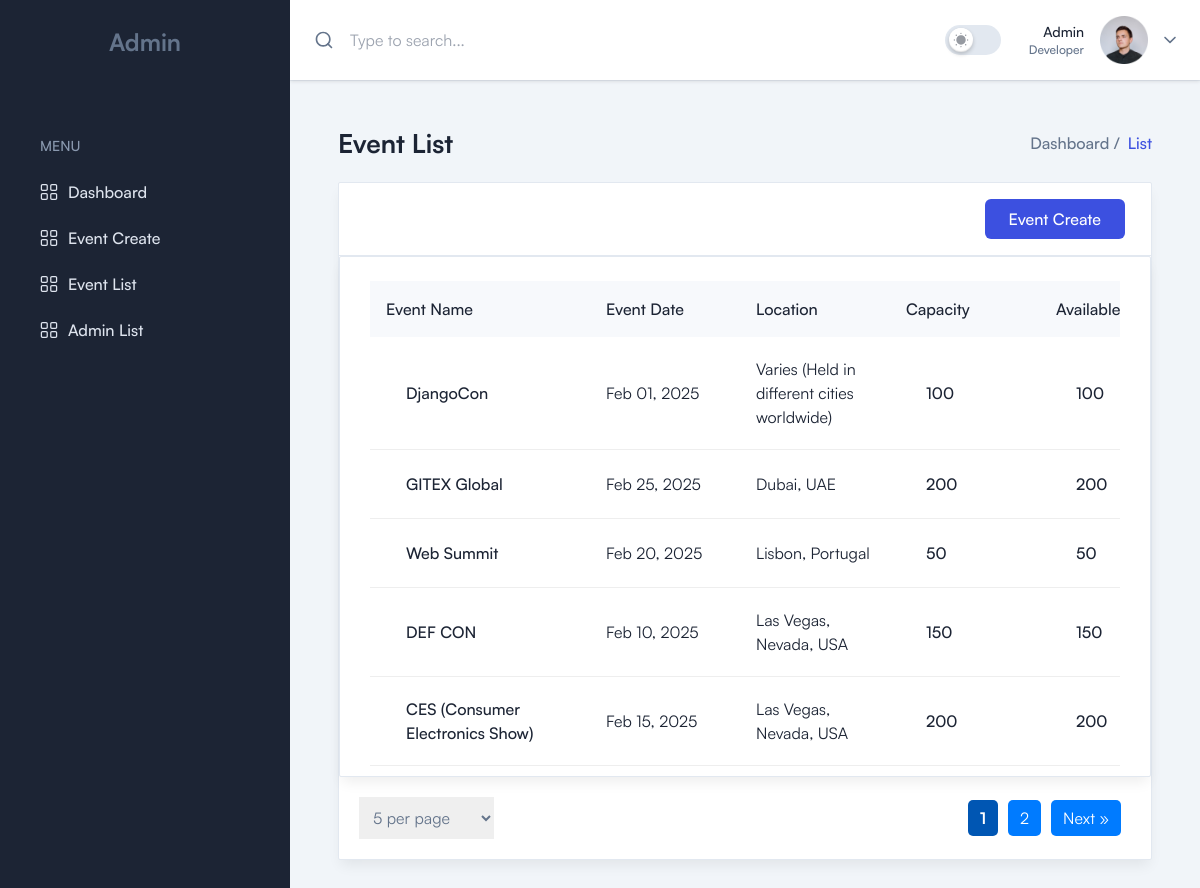
Page /event/list (signed in) on the committed database.
### tables this page shows
CREATE TABLE `events` (
  `id` int NOT NULL,
  `name` varchar(255) DEFAULT NULL,
  `slug` varchar(255) DEFAULT NULL,
  `description` text,
  `date` datetime DEFAULT NULL,
  `location` varchar(255) DEFAULT NULL,
  `max_capacity` int DEFAULT NULL,
  `status` enum('1','0') NOT NULL DEFAULT '1',
  `created_by` int DEFAULT NULL,
  `created_at` timestamp NULL DEFAULT CURRENT_TIMESTAMP,
  `updated_at` timestamp NULL DEFAULT CURRENT_TIMESTAMP
);

### app/Middleware/Middleware.php (called while the page is built, shortened)
<?php
class Middleware
{
    public function middleware($middlewareName)
    {
        $middleware = new $middleware();
        return $middleware->handler();
    }
}

### app/Base/Auth.php (called while the page is built, shortened)
<?php
class Auth
{
    private static $user;
    public static function check(): bool
    {
        return isset($_SESSION['user']);
    }
    public static function user(): mixed
    {
        if (!self::$user && isset($_SESSION['user'])) {
            self::$user = $_SESSION['user'];
        }
        return self::$user;
    }
}

### app/Middleware/AuthMiddleware.php (called while the page is built, shortened)
<?php
class AuthMiddleware
{
    public static function handler()
    {
        if (Auth::check()) {
            return true;
        } else {
            Redirect::to('/login');
        }
    }
}

### app/Controller/EventController.php (called while the page is built, shortened)
<?php
class EventController extends Controller
{
    public function list()
    {
        $defaultPerPage = 5;
        $perPage = isset($_GET['limit']) ? (int)$_GET['limit'] : $defaultPerPage;
        $page = isset($_GET['page']) ? max(1, intval($_GET['page'])) : 1;
        $eventModel = new Event;
        $events = $eventModel->paginate($perPage, $page);
        $totalUsers = $eventModel->count();
        $totalPages = ceil($totalUsers / $perPage);
        $data = [
            'status' => 'success',
            'data' => [
                'events' => $events,
                'pagination' => [
                    'current_page' => $page,
                    'total_pages' => $totalPages,
                    'per_page' => $perPage,
                    'total_records' => $totalUsers
                ]
            ]
        ];
        return view('pages/events/list', $data);
    }
}

### app/Model/Event.php (called while the page is built, shortened)
<?php
class Event extends Database
{
    private string $table_name = "events";
    public function paginate(int $perPage = 10, int $page = 1, int|string $status = null): array
    {
        try {
            $statusCondition = $status !== null ? "WHERE e.status = :status" : "";
            $offset = ($page - 1) * $perPage;
            $query = "SELECT
                    e.id, e.name, e.slug, e.description, e.date, e.location,
                    e.max_capacity, e.status, e.created_by, u.name AS created_by_name,
                    e.created_at, e.updated_at,
                    (e.max_capacity - COALESCE(a.attendee_count, 0)) AS remaining_tickets
                  FROM {$this->table_name} e
                  LEFT JOIN (
                      SELECT event_id, COUNT(*) AS attendee_count
                      FROM attendees
                      GROUP BY event_id
                  ) a ON e.id = a.event_id
                  LEFT JOIN users u ON e.created_by = u.id
                  $statusCondition
                  ORDER BY e.id DESC
                  LIMIT :perPage OFFSET :offset";
            $stmt = $this->connect()->prepare($query);
            $stmt->bindParam(':perPage', $perPage, PDO::PARAM_INT);
            $stmt->bindParam(':offset', $offset, PDO::PARAM_INT);
            $stmt->execute();
            return $stmt->fetchAll(PDO::FETCH_ASSOC);
        } catch (PDOException $e) {
            throw new \Exception("Pagination failed: " . $e->getMessage());
        }
    }
    public function count(int|string $status = null): int
    {
        try {
            $statusCondition = $status !== null ? " WHERE status = :status" : "";
            $query = "SELECT COUNT(*) as total FROM {$this->table_name} $statusCondition";
            $stmt = $this->connect()->prepare($query);
            $stmt->execute();
            $result = $stmt->fetch(PDO::FETCH_ASSOC);
            return $result['total'] ?? 0;
        } catch (PDOException $e) {
            throw new \Exception("Counting users failed: " . $e->getMessage());
        }
    }
}

### config/Database.php (called while the page is built, shortened)
<?php
class Database
{
    private $host;
    private $db;
    private $user;
    private $pass;
    public function __construct()
    {
        $this->host = env('DB_HOST');
        $this->db = env('DB_NAME');
        $this->user = env('DB_USER');
        $this->pass = env('DB_PASS');
    }
    public function connect(): PDO
    {
        try {
            $pdo = new PDO(
                "mysql:host={$this->host};dbname={$this->db}",
                $this->user,
                $this->pass,
                [PDO::ATTR_ERRMODE => PDO::ERRMODE_EXCEPTION]
            );
            return $pdo;
        } catch (PDOException $e) {
            throw new \Exception("Database connection failed: " . $e->getMessage());
        }
    }
}

### public/index.php (called while the page is built, shortened)
<?php
Route::handleRequest();

### views/pages/events/list.php (the view, shortened to what this page needs)
<main>
    <div class="mx-auto max-w-screen-2xl p-4 md:p-6 2xl:p-10">
        <div
            class="mb-6 flex flex-col gap-3 sm:flex-row sm:items-center sm:justify-between">
            <h2 class="text-title-md2 font-bold text-black dark:text-white">
                Event List
            </h2>
            <nav>
                <ol class="flex items-center gap-2">
                    <li>
                        <a class="font-medium" href="index.html">Dashboard /</a>
                    </li>
                    <li class="font-medium text-primary">List</li>
                </ol>
            </nav>
        </div>
        <div class="grid grid-cols-1 gap-9">
            <div class="flex flex-col gap-9">
                <div
                    class="rounded-sm border border-stroke bg-white shadow-default dark:border-strokedark dark:bg-boxdark">
                    <div
                        class="border-b border-stroke px-6.5 flex justify-end py-4 dark:border-strokedark">
                        <a href="<?= url('event/create') ?>" class="inline-flex items-center justify-center rounded-md bg-primary py-2 px-6 text-center font-medium text-white hover:bg-opacity-90 lg:px-6 xl:px-6">
                            Event Create
                        </a>
                    </div>
                    <div
                        class="rounded-sm border border-stroke bg-white px-5 pb-2.5 pt-6 shadow-default dark:border-strokedark dark:bg-boxdark sm:px-7.5 xl:pb-1">
                        <div class="max-w-full overflow-x-auto">
                            <table class="w-full table-auto">
                                <thead>
                                    <tr class="bg-gray-2 text-left dark:bg-meta-4">
                                        <th
                                            class="min-w-[220px] px-4 py-4 font-medium text-black dark:text-white xl:pl-11">
                                            Event Name
                                        </th>
                                        <th
                                            class="min-w-[150px] px-4 py-4 font-medium text-black dark:text-white">
                                            Event Date
                                        </th>
                                        <th
                                            class="min-w-[150px] px-4 py-4 font-medium text-black dark:text-white">
                                            Location
                                        </th>
                                        <th
                                            class="min-w-[150px] px-4 py-4 font-medium text-black dark:text-white">
                                            Capacity
                                        </th>
                                        <th
                                            class="min-w-[150px] px-4 py-4 font-medium text-black dark:text-white">
                                            Available
                                        </th>
                                    </tr>
                                </thead>
                                <tbody>
                                    <?php foreach ($data['events'] as $row) { ?>
                                        <tr>
                                            <td
                                                class="border-b border-[#eee] px-4 py-5 pl-9 dark:border-strokedark xl:pl-11">
                                                <h5 class="font-medium text-black dark:text-white">
                                                    <?= $row['name'] ?>
                                                </h5>
                                            </td>
                                            <td
                                                class="border-b border-[#eee] px-4 py-5 dark:border-strokedark">
                                                <p class="text-black dark:text-white"><?= date('M d, Y', strtotime($row['date'])) ?></p>
                                            </td>
                                            <td
                                                class="border-b border-[#eee] px-4 py-5 dark:border-strokedark">
                                                <p class="text-black dark:text-white"><?= $row['location'] ?></p>
                                            </td>
                                            <td
                                                class="border-b border-[#eee] px-4 py-5 pl-9 dark:border-strokedark xl:pl-11">
                                                <h5 class="font-medium text-black dark:text-white">
                                                    <?= $row['max_capacity'] ?>
                                                </h5>
                                            </td>
                                            <td
                                                class="border-b border-[#eee] px-4 py-5 pl-9 dark:border-strokedark xl:pl-11">
                                                <h5 class="font-medium text-black dark:text-white">
                                                    <?= $row['remaining_tickets'] ?>
                                                </h5>
                                            </td>
                                        </tr>
                                    <?php } ?>
                                </tbody>
                            </table>
                        </div>
                    </div>
                    <div class="flex justify-between items-center">
                        <?= renderPerPageDropdown() ?>
                        <?= renderPaginationLinks($data['pagination']['current_page'], $data['pagination']['total_pages'], $data['pagination']['per_page']) ?>
                    </div>
                </div>
            </div>
        </div>
    </div>
</main>
<?php
include(VIEWS_PATH . 'layouts/app.php');
?>

### app/Base/Route.php (shortened to what this page needs)
<?php
class Route
{
    private static array $routes = [];
    public static function get(string $uri, $callback): void
    {
        self::$routes['GET'][$uri] = $callback;
    }
    public static function post(string $uri, $callback): void
    {
        self::$routes['POST'][$uri] = $callback;
    }
    public static function handleRequest(): void
    {
        $method = $_SERVER['REQUEST_METHOD'];
        $uri = parse_url($_SERVER['REQUEST_URI'], PHP_URL_PATH);
        foreach (self::$routes[$method] as $pattern => $callback) {
            if (preg_match(self::convertToRegex($pattern), $uri, $matches)) {
                array_shift($matches);
                if (is_array($callback)) {
                    $controller = new $callback[0]();
                    $action = $callback[1];
                    echo call_user_func_array([$controller, $action], array_values($matches));
                } elseif (is_callable($callback)) {
                    echo call_user_func_array($callback, array_values($matches));
                }
                return;
            }
        }
    }
    private static function convertToRegex(string $pattern): string
    {
        return "#^" . preg_replace('/{([\w]+)}/', '(?P<\1>[\w-]+)', $pattern) . "$#";
    }
}

### rows in the picture
events: name "DjangoCon", date "Feb 01, 2025", location "Varies (Held in different cities worldwide)", max_capacity "100", remaining_tickets "100"
events: name "GITEX Global", date "Feb 25, 2025", location "Dubai, UAE", max_capacity "200", remaining_tickets "200"
events: name "Web Summit", date "Feb 20, 2025", location "Lisbon, Portugal", max_capacity "50", remaining_tickets "50"
events: name "DEF CON", date "Feb 10, 2025", location "Las Vegas, Nevada, USA", max_capacity "150", remaining_tickets "150"
events: name "CES (Consumer Electronics Show)", date "Feb 15, 2025", location "Las Vegas, Nevada, USA", max_capacity "200", remaining_tickets "200"

### other values in the picture
form field limit "5 per page"
